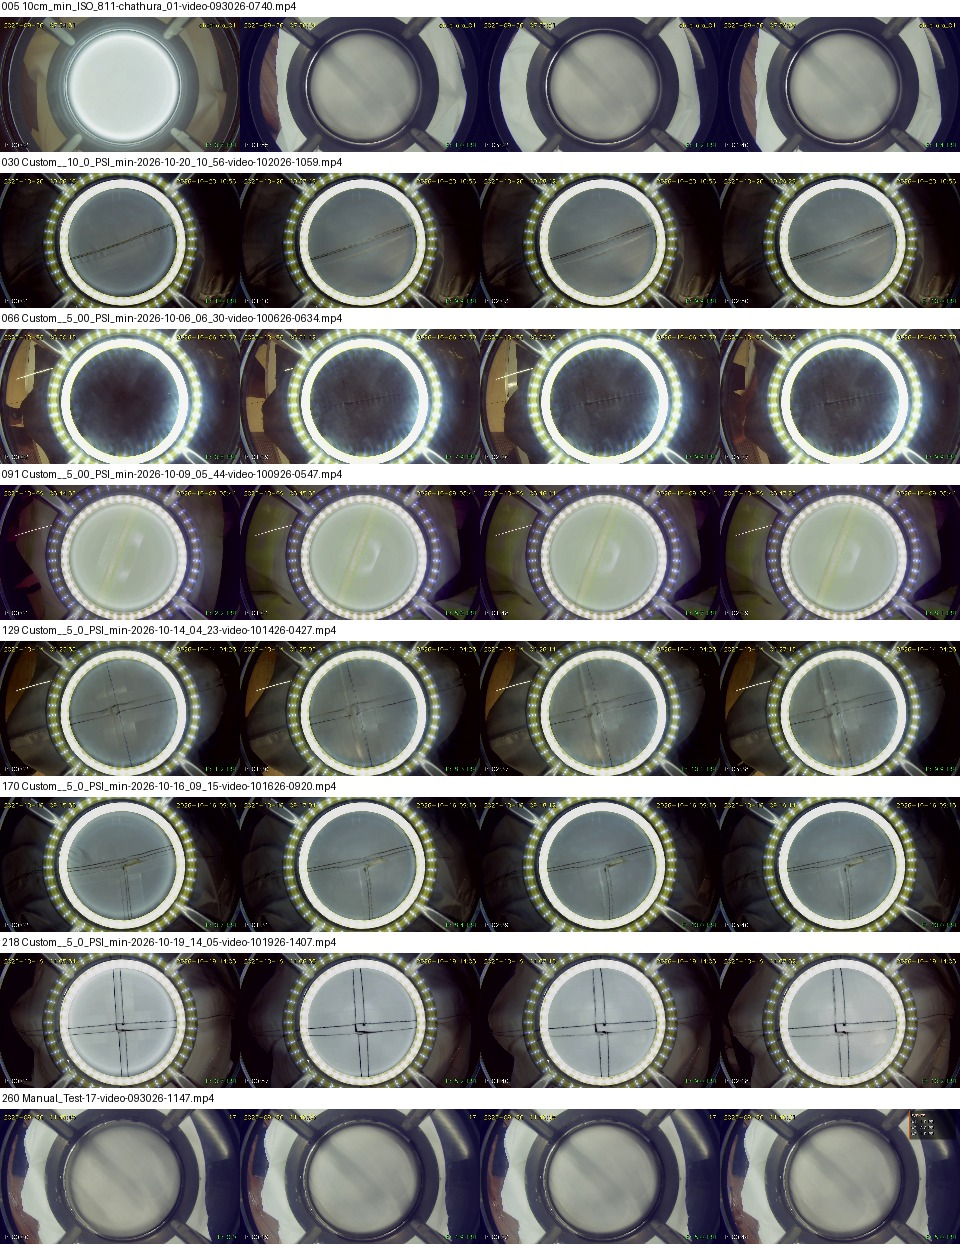

Here is the Python script that generated this plot:
from pathlib import Path
import cv2
from PIL import Image, ImageDraw

root = Path(r"D:\TransitionX\test_records\test_records\test_records")
videos = sorted(root.glob("*.mp4"))
sheet = Image.new("RGB", (960, 156 * 8), "white")
draw = ImageDraw.Draw(sheet)
for row, index in enumerate([5, 30, 66, 91, 129, 170, 218, 260]):
    path = videos[index]
    cap = cv2.VideoCapture(str(path))
    count = int(cap.get(cv2.CAP_PROP_FRAME_COUNT))
    draw.text((2, row * 156), f"{index:03} {path.name}", fill="black")
    for col, fraction in enumerate([0.01, .4, .7, .97]):
        cap.set(cv2.CAP_PROP_POS_FRAMES, int((count - 1) * fraction))
        ok, frame = cap.read()
        if ok:
            thumb = cv2.resize(frame, (240, 135))
            sheet.paste(Image.fromarray(cv2.cvtColor(thumb, cv2.COLOR_BGR2RGB)), (col * 240, row * 156 + 17))
    cap.release()
sheet.save("tmp/leak_inventory_probe.jpg", quality=92)
